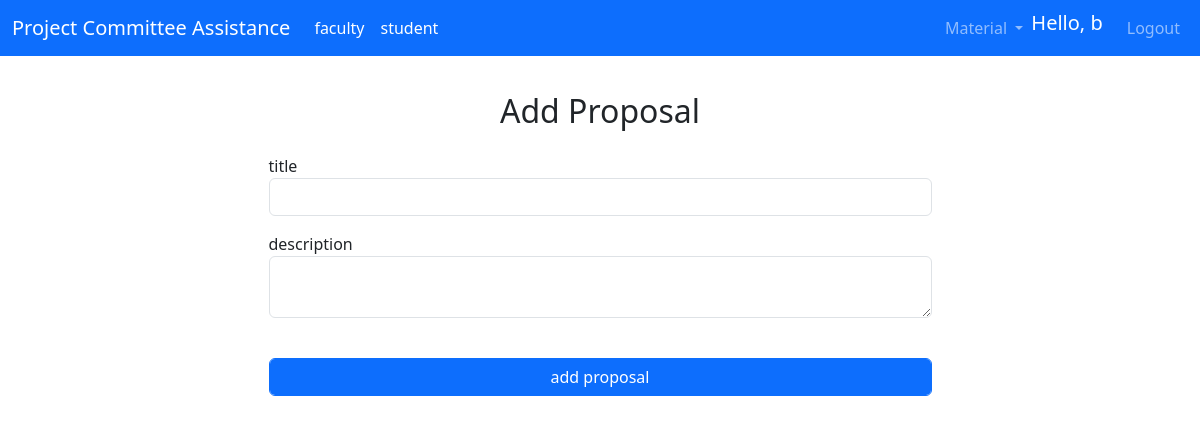
/add_proposal (signed in), run on an earlier commit of the app's database.
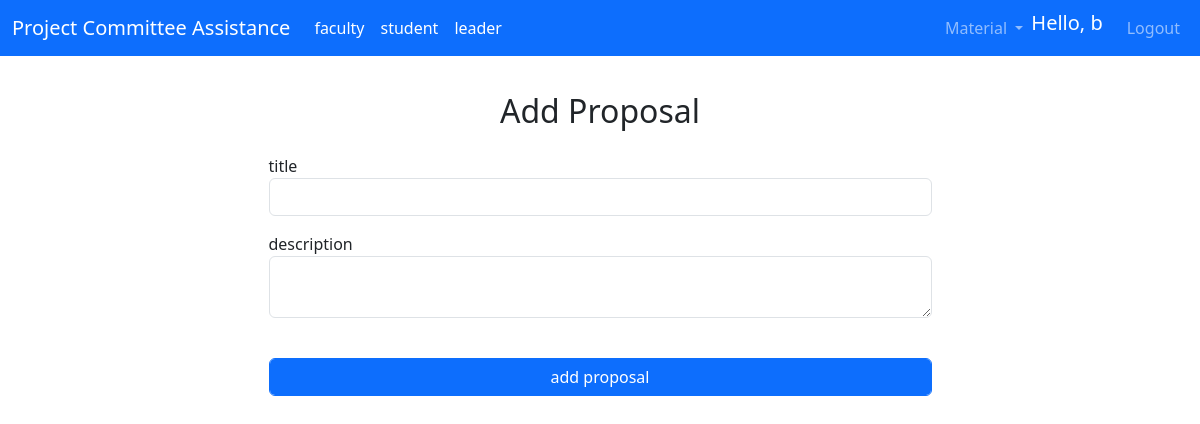
And on a later commit of the database.
### app/routes.py (the view, shortened to what this page needs)
@app.route('/add_proposal', methods=['GET', 'POST'])
@login_required
@isFaculty()
def addProposal():
    form = proposalAdd()
    return render_template("add_proposal.html", title='add Proposal', form=form)

### app/forms.py
class proposalAdd(FlaskForm):
    title = StringField('title', validators=[DataRequired(), Length(min= 1, max= 20, message ="")])
    desc = TextAreaField('description', validators=[DataRequired(), Length(min= 1 , message="")])
    submit = SubmitField('add proposal')

### app/models.py (called while the page is built)
@login.user_loader
def load_user(id):
    return User.query.get(int(id))

### app/templates/add_proposal.html (shortened to what this page needs)
{% extends "base.html" %}
{% block content %}
<h2 class="d-flex aligns-items-center justify-content-center" style= "margin-top: 3%;">Add Proposal</h2>
<div class="d-flex aligns-items-center justify-content-center">
    <form action="" method="post" novalidate>
        <p>
            <div class="form-group" >
            {{ form.title.label }}<br>
            {{ form.title(class_="form-control",size=64) }}
            </div>
        </p>
        <p>
            <div class="form-group" >
            {{ form.desc.label }}<br>
            {{ form.desc(class_="form-control", size=128) }}
            </div>
        </p>
        <br>
        <p>{{ form.submit(class_="form-control btn btn-primary") }}</p>
    </form>
</div>
{% endblock %}

### app/templates/base.html (shortened to what this page needs)
<!DOCTYPE html>
<html>
    <head>
        <link href="https://cdn.jsdelivr.net/npm/bootstrap@5.3.0-alpha1/dist/css/bootstrap.min.css" rel="stylesheet">
    </head>
    <body>
        <nav class="navbar navbar-expand-lg navbar-dark bg-primary">
            <div class="container-fluid">
              <a class="navbar-brand" href="{{ url_for('index') }}">Project Committee Assistance</a>
              <div class="collapse navbar-collapse" id="navbarSupportedContent">
                <ul class="navbar-nav me-auto my-2 my-lg-0 ">
                  {% if current_user.faculty%}
                  <li class="nav-item">
                      <a class="nav-link active" href="#">faculty</a>
                  </li>
                  {% endif %}
                  {% if current_user.student%}
                  <li class="nav-item">
                      <a class="nav-link active" href="#">student</a>
                  </li>
                  {% endif %}
                  {% if current_user.leader%}
                  <li class="nav-item">
                      <a class="nav-link active" href="#">leader</a>
                  </li>
                  {% endif %}
                </ul>
                <ul class="navbar-nav ms-auto mb-2 mb-lg-0">
                  <li class="nav-item dropdown">
                    <a class="nav-link dropdown-toggle" href="#" role="button" data-bs-toggle="dropdown" aria-expanded="false">
                      Material
                    </a>
                  </li>
                  {% if current_user.is_anonymous %}
                  <li class="nav-item">
                    <a class="nav-link" href="{{ url_for('loginChoice') }}" >Login</a>
                  </li>
                  <li class="nav-item">
                    <a class="nav-link" href="{{ url_for('registerChoice') }}" >Register</a>
                  </li>
                  {% else %}
                  <li class="nav-item">
                    <span class="navbar-brand">Hello, {{current_user.username}}</span>
                  </li>
                  <li class="nav-item">
                    <a class="nav-link" href="{{ url_for('logout') }}" >Logout</a>
                  </li>
                {% endif %}
                </ul>
              </div>
            </div>
          </nav>
        {% block content %}{% endblock %}
    </body>
</html>

What changed in the data, as far as the page shows it:
changed User: leader False → True (drawn)
Also different on the page:
text now shown: "leader"
